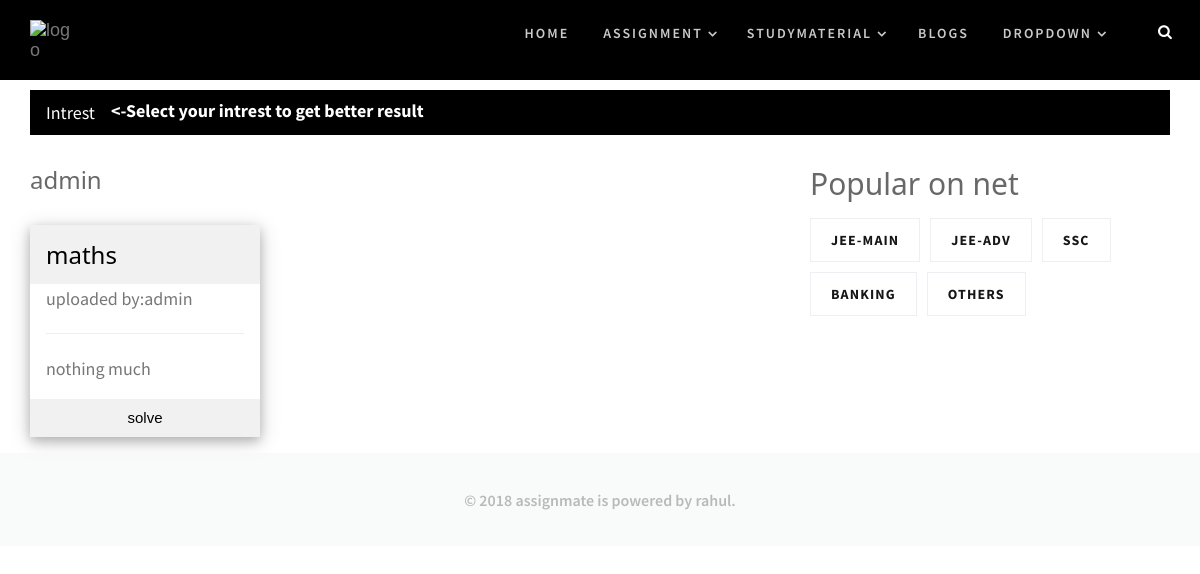
Screenshot of / (signed in) with the database file from the repository.
### assignment/models.py (models this page shows, shortened)
class Assignment(models.Model):
    user = models.ForeignKey(User, on_delete=models.CASCADE)
    title=models.CharField(max_length=30,default='assignment')
    discription=models.CharField(max_length=500)
    category=models.CharField(max_length=30,blank=True)
    created = models.DateTimeField(auto_now=True)
    objects = AssignmentManager()
    class Meta:
        ordering = ["-created"]
    def __str__(self):
        return self.title

### assignment/views.py (the view, shortened to what this page needs)
# urls.py: path('',index,name='index'),
def index(request):
    if request.user.is_authenticated:
        dictionary2={}
        list2=[]
        for intrest in request.user.intrests_set.all():
            list_of_assignment=list(Assignment.objects.intrests(intrest))
            dictionary2[intrest]=list_of_assignment
        intrests=request.user.intrests_set.all()
        dictionary={}
        for useraccount in request.user.is_following.all():
            user=useraccount.user
            name=user.username
            list_assignment=user.assignment_set.all()
            dictionary[name]=list_assignment
        return render(request,'assignment/index.html',{'dictionary':dictionary,'intrests':intrests,'dictionary2':dictionary2})

### accounts/models.py (called while the page is built)
    def get_queryset(self):
        return UserAccountQuerySet(self.model,using=self._db)

### assignment/models.py (called while the page is built)
    def intrests(self,intrest):
        qs = self
        if intrest is not None:
            or_lookup = (Q(user__first_name__icontains=intrest) |
                         Q(user__username__icontains=intrest) |
                         Q(title__icontains=intrest) |
                         Q(category__icontains=intrest)
                         )
            qs = qs.filter(or_lookup).distinct()  # distinct() is often necessary with Q lookups
        return qs

    def get_queryset(self):
        return AssignmentQuerySet(self.model,using=self._db)

    def intrests(self,intrest):
        return self.get_queryset().intrests(intrest=intrest)

    def __str__(self):
        return self.intrest

### assignment/templates/assignment/index.html (shortened to what this page needs)
{% extends 'accounts/base.html'%}
{% block body %}
<div class="container">
    <div class="w3-black">
        <p class="w3-text-white">
        <button class="w3-button w3-black" onclick="w3_open()">Intrest</button><b><-Select your intrest to get better result</b></p>
    </div>
    <div class="row">
        <div class="col-lg-8">
            <div class="container-fluid">
                {% for username,list_assignment in dictionary.items %}
                    {%if list_assignment %}
                    <h3>{{username}}</h3>
                    <div class="row">
                        {% for assignment in list_assignment %}
                        <div class="col-lg-4 col-md-4 col-sm-6 col-xs-6 w3-section">
                            <div class="w3-card-4 ">
                            <header class="w3-container w3-light-grey">
                              <a href="{% url 'assignment:assignment' assignment.id %}"><h3>{{ assignment|truncatechars_html:15 }}</h3></a>
                            </header>
                            <div class="w3-container">
                              <p>uploaded by:{{assignment.user}}</p>
                              <hr>
                              <a href="javascript:void(0);" data-toggle="tooltip" data-placement="top" title="{{assignment.discription}}"><p>{{assignment.discription|truncatechars_html:20}}</p></a>
                            </div>
                            <a href="{% url 'assignment:assignment' assignment.id %}"><button class="w3-button w3-block w3-light-grey"> solve</button></a>
                            </div>
                        </div>
                        {% endfor %}
                    </div>
                    {% endif %}
                {% endfor %}
            </div>
        </div>
        <div class="col-lg-4">
                    <div class="widget widget_tag_cloud">
                          <h2 class="widget-title">Popular on net</h2>
                          <div class="popular-box">
                              <ul>
                                  <li> <a href="{% url 'assignment:index_jee_main' %}">jee-main</a> </li>
                                  <li> <a href="{% url 'assignment:index_jee_adv' %}">jee-adv</a> </li>
                                  <li> <a href="{% url 'assignment:index_ssc' %}">ssc</a> </li>
                                  <li> <a href="{% url 'assignment:index_others' %}">banking</a> </li>
                                  <li> <a href="{% url 'assignment:index_others' %}">others</a> </li>
                              </ul>
                          </div>
                      </div>
        </div>
    </div>
</div>
{% endblock %}

### accounts/static/accounts/css/style.css (style rules this page uses)
article, aside, details, figcaption, figure, footer, header, hgroup, menu, nav, section { display: block; }
a, input, button, select, textarea { outline: none; }
a { outline: none; text-decoration: none; color: #f1868a; transition: all 0.3s ease-in-out; -webkit-transition: all 0.3s ease-in-out; -moz-transition: all 0.3s ease-in-out; -ms-transition: all 0.3s ease-in-out; }
body { margin: 0; font-size: 14px; color: #686868; -webkit-font-smoothing: antialiased; -moz-osx-font-smoothing: grayscale; overflow-x: hidden; word-wrap: break-word; font-family: 'Playfair Display', serif; }
h2 { font-size: 30px; line-height: 48px; }
h3 { font-size: 22px; line-height: 39px; }
h1, h2, h3, h4, h5, h6 { margin: 0; font-weight: 400; }
p { font-size: 18px; line-height: 29px; margin: 0 0 15px; color: #777777; font-family: 'Source Sans Pro', sans-serif; }
.container-fluid, #main-menu { padding: 0; }
.popular-box ul li { display: inline-block; float: left; }
.popular-box { display: inline-block; width: 100%; }
.popular-box ul { padding: 0; margin: 0; list-style: none; }
.popular-box ul li a { display: inline-block; font-size: 14px; color: #161616; border: 1px solid #eeeff3; padding: 13.5px 30px; margin: 0 10px 10px 0; font-weight: 700; text-transform: uppercase; font-family: 'Source Sans Pro', sans-serif; letter-spacing: 1.12px; }

### accounts/static/accounts/css/media.css (style rules this page uses)
@media (max-width: 1200px) { .popular-box ul li a { padding: 10.5px 20px; } }

### accounts/static/accounts/css/w3.css (style rules this page uses)
*,*:before,*:after { box-sizing:inherit }
html { -ms-text-size-adjust:100%;-webkit-text-size-adjust:100% }
body { margin:0 }
article,aside,details,figcaption,figure,footer,header,main,menu,nav,section,summary { display:block }
a { background-color:transparent;-webkit-text-decoration-skip:objects }
hr { box-sizing:content-box;height:0;overflow:visible }
button,input,select,textarea { font:inherit;margin:0 }
button,input { overflow:visible }
button,select { text-transform:none }
button,html [type=button],[type=reset],[type=submit] { -webkit-appearance:button }
html,body { font-family:Verdana,sans-serif;font-size:15px;line-height:1.5 }
html { overflow-x:hidden }
h2 { font-size:30px }
h3 { font-size:24px }
h1,h2,h3,h4,h5,h6 { font-family:"Segoe UI",Arial,sans-serif;font-weight:400;margin:10px 0 }
hr { border:0;border-top:1px solid #eee;margin:20px 0 }
a { color:inherit }
.w3-btn,.w3-button { border:none;display:inline-block;padding:8px 16px;vertical-align:middle;overflow:hidden;text-decoration:none;color:inherit;background-color:inherit;text-align:center;cursor:pointer;white-space:nowrap }
.w3-btn,.w3-button { -webkit-touch-callout:none;-webkit-user-select:none;-khtml-user-select:none;-moz-user-select:none;-ms-user-select:none;user-select:none }
.w3-block { display:block;width:100% }
.w3-container:after,.w3-container:before,.w3-panel:after,.w3-panel:before,.w3-row:after,.w3-row:before,.w3-row-padding:after,.w3-row-padding:before, .w3-cell-row:before,.w3-cell-row:after,.w3-clear:after,.w3-clear:before,.w3-bar:before,.w3-bar:after { content:"";display:table;clear:both }
.w3-container,.w3-panel { padding:0.01em 16px }
.w3-card-4,.w3-hover-shadow:hover { box-shadow:0 4px 10px 0 rgba(0,0,0,0.2),0 4px 20px 0 rgba(0,0,0,0.19) }
.w3-section,.w3-code { margin-top:16px!important;margin-bottom:16px!important }
.w3-black,.w3-hover-black:hover { color:#fff!important;background-color:#000!important }
.w3-light-grey,.w3-hover-light-grey:hover,.w3-light-gray,.w3-hover-light-gray:hover { color:#000!important;background-color:#f1f1f1!important }
.w3-text-white,.w3-hover-text-white:hover { color:#fff!important }

### accounts/templates/accounts/base.html (style rules this page uses)
* { box-sizing: border-box; }

### rows the page displays
Assignment: title "maths", user "admin", discription "nothing much"

### other values shown
{{ username }} "admin"
